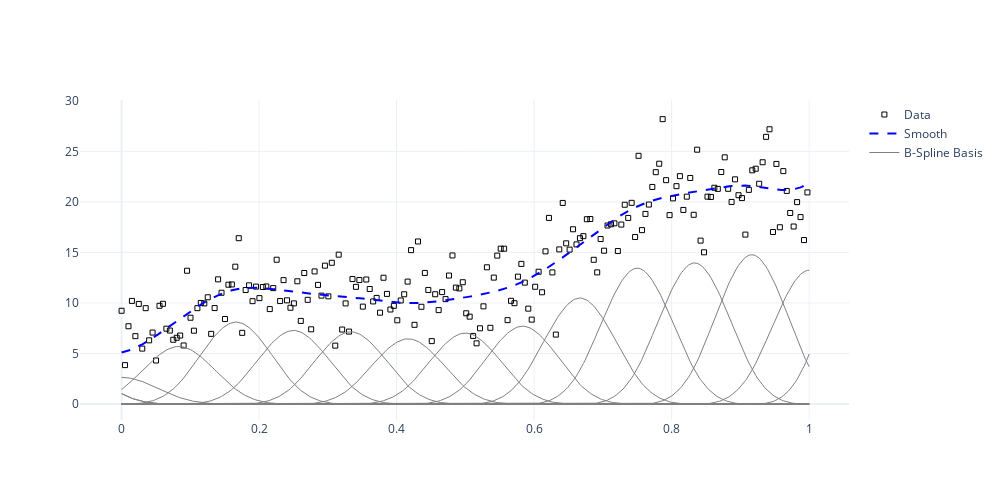

The notebook cell this image was saved under:
### Markdown cell above
**Plot B-spline fit and basis functions**

### Code cell
fig = go.Figure()

fig.add_trace(go.Scatter(x=dfp["x"][::2], y=dfp["y"][::2], mode="markers", marker=dict(size=5, symbol=101, color="black"), name="Data"))
fig.add_trace(go.Scatter(x=dfp["x"], y=dfp["fit_s"], mode="lines", line=dict(width=2, color="blue", dash="dash"), name="Smooth"))

for i in range(M_smooth.basis.shape[1]):
    fig.add_trace(go.Scatter(x=dfp["x"], y=M_smooth.basis[:,i]*M_smooth.coef_[i], mode="lines", line=dict(width=1, color="grey"), showlegend=False))
    if i == 0:
        fig.add_trace(go.Scatter(x=dfp["x"], y=M_smooth.basis[:,i]*M_smooth.coef_[i], mode="lines", line=dict(width=1, color="grey"), name="B-Spline Basis", showlegend=True))
fig.layout.template = "plotly_white"
fig.layout.height = 500
fig.layout.width = 1000
#fig.write_image("img/thesis/smooth_plus_basis.pdf", width=1920, height=1020)
fig.show()

### Figure 1 — Plotly figure (JSON) as saved in the notebook; plotly's stock layout.template omitted (floating-point values rounded to 4 significant figures; data arrays with more than 128 entries replaced by an {"elided": "..."} marker saying what was removed)
{"data": [{"marker": {"color": "black", "size": 5, "symbol": 101}, "mode": "markers", "name": "Data", "type": "scatter", "x": {"elided": "200 float values"}, "y": {"elided": "200 float values"}}, {"line": {"color": "blue", "dash": "dash", "width": 2}, "mode": "lines", "name": "Smooth", "type": "scatter", "x": {"elided": "400 float values"}, "y": {"elided": "400 float values"}}, {"line": {"color": "grey", "width": 1}, "mode": "lines", "showlegend": false, "type": "scatter", "x": {"elided": "400 float values"}, "y": {"elided": "400 float values"}}, {"line": {"color": "grey", "width": 1}, "mode": "lines", "name": "B-Spline Basis", "showlegend": true, "type": "scatter", "x": {"elided": "400 float values"}, "y": {"elided": "400 float values"}}, {"line": {"color": "grey", "width": 1}, "mode": "lines", "showlegend": false, "type": "scatter", "x": {"elided": "400 float values"}, "y": {"elided": "400 float values"}}, {"line": {"color": "grey", "width": 1}, "mode": "lines", "showlegend": false, "type": "scatter", "x": {"elided": "400 float values"}, "y": {"elided": "400 float values"}}, {"line": {"color": "grey", "width": 1}, "mode": "lines", "showlegend": false, "type": "scatter", "x": {"elided": "400 float values"}, "y": {"elided": "400 float values"}}, {"line": {"color": "grey", "width": 1}, "mode": "lines", "showlegend": false, "type": "scatter", "x": {"elided": "400 float values"}, "y": {"elided": "400 float values"}}, {"line": {"color": "grey", "width": 1}, "mode": "lines", "showlegend": false, "type": "scatter", "x": {"elided": "400 float values"}, "y": {"elided": "400 float values"}}, {"line": {"color": "grey", "width": 1}, "mode": "lines", "showlegend": false, "type": "scatter", "x": {"elided": "400 float values"}, "y": {"elided": "400 float values"}}, {"line": {"color": "grey", "width": 1}, "mode": "lines", "showlegend": false, "type": "scatter", "x": {"elided": "400 float values"}, "y": {"elided": "400 float values"}}, {"line": {"color": "grey", "width": 1}, "mode": "lines", "showlegend": false, "type": "scatter", "x": {"elided": "400 float values"}, "y": {"elided": "400 float values"}}, {"line": {"color": "grey", "width": 1}, "mode": "lines", "showlegend": false, "type": "scatter", "x": {"elided": "400 float values"}, "y": {"elided": "400 float values"}}, {"line": {"color": "grey", "width": 1}, "mode": "lines", "showlegend": false, "type": "scatter", "x": {"elided": "400 float values"}, "y": {"elided": "400 float values"}}, {"line": {"color": "grey", "width": 1}, "mode": "lines", "showlegend": false, "type": "scatter", "x": {"elided": "400 float values"}, "y": {"elided": "400 float values"}}, {"line": {"color": "grey", "width": 1}, "mode": "lines", "showlegend": false, "type": "scatter", "x": {"elided": "400 float values"}, "y": {"elided": "400 float values"}}, {"line": {"color": "grey", "width": 1}, "mode": "lines", "showlegend": false, "type": "scatter", "x": {"elided": "400 float values"}, "y": {"elided": "400 float values"}}, {"line": {"color": "grey", "width": 1}, "mode": "lines", "showlegend": false, "type": "scatter", "x": {"elided": "400 float values"}, "y": {"elided": "400 float values"}}], "layout": {"height": 500, "width": 1000, "xaxis": {"autorange": true, "range": [-0.06052, 1.058], "type": "linear"}, "yaxis": {"autorange": true, "range": [-1.583, 30.08], "type": "linear"}}}
